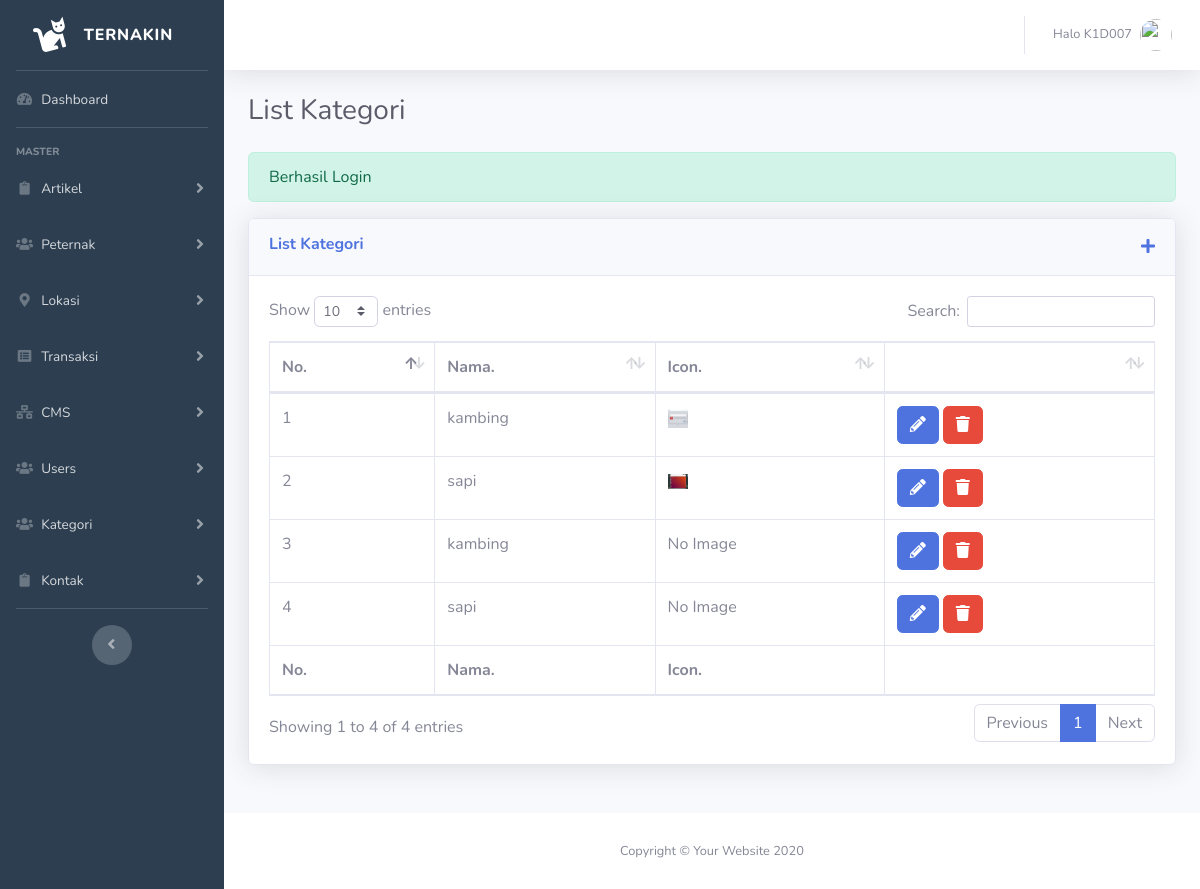
The page /cms-dashboard/pages/kategori/index.php (signed in) on the database its author committed.
### tables this page shows
CREATE TABLE `tb_produk_jenis` (
  `id_jenis_produk` tinyint(3) NOT NULL,
  `nama_jenis_produk` varchar(10) NOT NULL,
  `produk_jenis_img` varchar(50) DEFAULT NULL
);

### cms-dashboard/pages/kategori/index.php (the view, shortened to what this page needs)
  <?php
    $title="List Kategori";
    require_once"../../../config/database.php";
    require_once"../../templates/head-dashboard.php";
   ?>
   <link rel="stylesheet" type="text/css" href="<?=$_ENV['base_url']?>cms-dashboard/assets/vendor/datatables/dataTables.bootstrap4.min.css">
  <?php
    $sql = mysqli_query($con,"SELECT * FROM tb_produk_jenis");
  ?>
</head>
<body id="page-top">
  <div id="wrapper">
      <?php require_once"../../partials/sidebar.php"; ?>
    <div id="content-wrapper" class="d-flex flex-column">
      <div id="content">
          <?php require_once"../../partials/topbar.php"; ?>
        <div class="container-fluid" style="transition: 0.4s;">
          <div class="d-sm-flex align-items-center justify-content-between mb-4">
            <h1 class="h3 mb-0 text-gray-800"><?=$title?></h1>
          </div>
          <?php
            if (isset($_SESSION['alert'])) {
              if (isset($_SESSION['alert']['berhasil'])) {
                ?>
                <div class="alert alert-success" role="alert">
                  <?=$_SESSION['alert']['berhasil']?>
                </div>
                <?php
              }else{
                ?>
                <div class="alert alert-danger" role="alert">
                  <?=$_SESSION['alert']['gagal']?>
                </div>
                <?php
              }
            }
          ?>
          <div class="row">
            <div class="col-lg-12 mb-4">
              <div class="card shadow mb-4">
                <div class="card-header py-3 d-sm-flex justify-content-between">
                  <h6 class="m-0 font-weight-bold text-primary"><?=$title?></h6>
                  <a href="tambah"><i class="fas fa-plus"></i></a>
                </div>
                <div class="card-body">
                  <div class="table-responsive">
                      <table class="table table-bordered" id="listkategori" width="100%" cellspacing="0">
                        <thead>
                          <tr>
                            <th>No.</th>
                            <th>Nama.</th>
                            <th>Icon.</th>
                            <th></th>
                          </tr>
                        </thead>
                        <tfoot>
                          <tr>
                            <th>No.</th>
                            <th>Nama.</th>
                            <th>Icon.</th>
                            <th></th>
                          </tr>
                        </tfoot>
                        <tbody>
                          <?php
                          $no=1;
                            while ($data = mysqli_fetch_array($sql)) {
                              ?>
                                <tr>
                                  <td><?=$no++?></td>
                                  <td><?=$data['nama_jenis_produk']?></td>
                                  <td><?=(is_null($data['produk_jenis_img'])) ? 'No Image' : '<img src="'.$_ENV['base_url'].'/assets/image/kategori/'.$data['produk_jenis_img'].'" class="img-fluid fas fa-fw">' ?></td>
                                  <td class="text-center">
                                    <div class="d-flex">
                                      <a href="edit?id=<?php echo $data['id_jenis_produk']; ?>" class="btn btn-primary mr-1"><i class="fas fa-pencil-alt"></i></a>
                                      <form method="POST" action="aksi">
                                        <button type="submit" class="btn btn-danger" name="aksi" value="hapus" onclick="return confirm('Yakin akan dihapus?')">
                                          <i class="fas fa-trash"></i>
                                        </button>
                                      </form>
                                    </div>
                                  </td>
                                </tr>
                              <?php
                            }
                          ?>
                        </tbody>
                      </table>
                  </div>
                </div>
              </div>
            </div>
          </div>
        </div>
      </div>
      <footer class="sticky-footer bg-white">
        <div class="container my-auto">
          <div class="copyright text-center my-auto">
            <span>Copyright &copy; Your Website 2020</span>
          </div>
        </div>
      </footer>
    </div>
  </div>
  <?php require_once"../../templates/footer-dashboard.php" ?>
</html>

### rows shown on the page
tb_produk_jenis: nama_jenis_produk "kambing", produk_jenis_img (picture)
tb_produk_jenis: nama_jenis_produk "sapi", produk_jenis_img (picture)
tb_produk_jenis: nama_jenis_produk "kambing", shows "No Image"
tb_produk_jenis: nama_jenis_produk "sapi", shows "No Image"

### other values the page prints
$_SESSION['user']['username'] "K1D007"
$title "List Kategori"
$_SESSION['alert']['berhasil'] "Berhasil Login"
